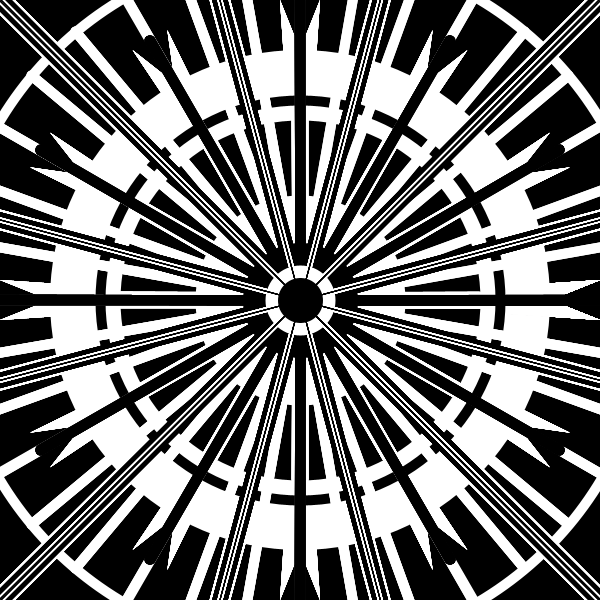
Frame 1 (no input)
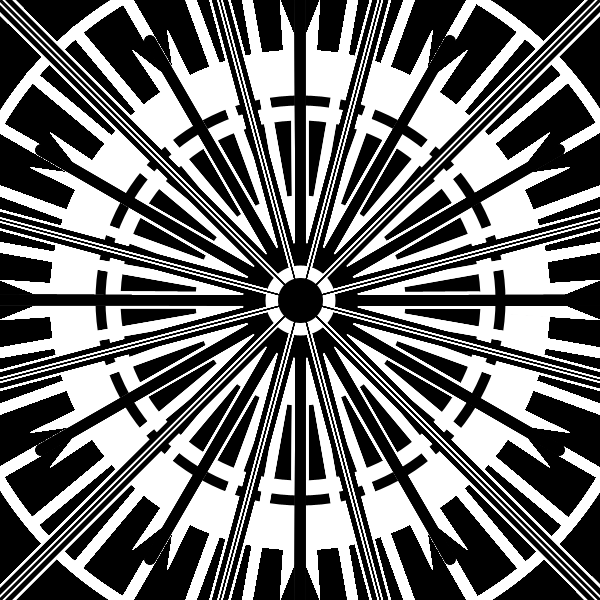
Frame 60 (the mouse pressed at the canvas centre just before this capture)
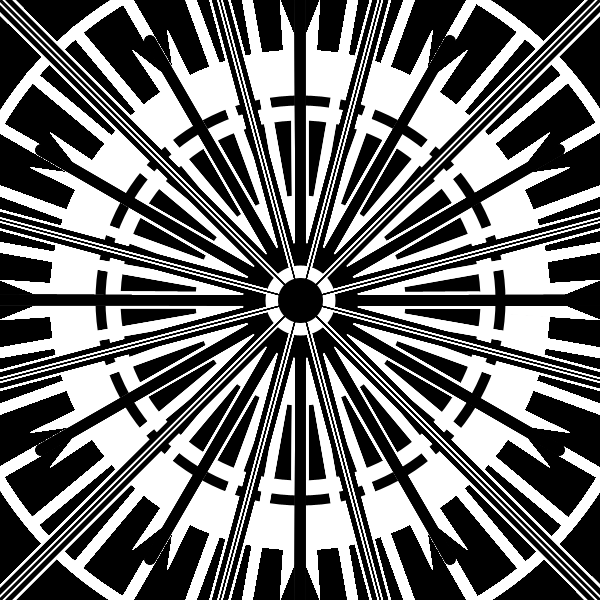
Frame 120 (the mouse held since frame 60 and released just before this capture)

The Processing sketch that drew these frames (run headless with seeded random() and noise(); from frame 60 on, the mouse is pressed at the canvas centre):

// Processing sketch: processing_21838
// ── processing_21838.pde

//D10
void setup() {
  size(600,600);
  background(0);
}

void draw() {
  translate(300,300);
  noStroke();
  fill(255);
  ellipse(0,0,500,500);
  fill(121,118,216);
  triangle(0,0,250,0,300,20);
  for(int i=0; i<100; i++) {
    pushMatrix();
    noStroke();
    fill(255);
    triangle(0,0,250,0,300,20);
    triangle(0,0,250,0,300,-20);
    line(0,0,300,300);
    rotate(radians(30*i));
    triangle(0,0,250,0,300,20);
    triangle(0,0,250,0,300,-20);
    popMatrix();
  }
  for(int i=0; i<100; i++) {
    pushMatrix();
    stroke(255);
    strokeWeight(20);
    line(0,0,300,300);
    rotate(radians(30*i));
    line(0,0,300,300);
    popMatrix();
  }
  stroke(0);
  strokeWeight(10);
  ellipse(0,0,400,400);
  fill(0);
  ellipse(0,0,350,350);
  
  for(int i=0; i<100; i++) {
    pushMatrix();
    stroke(255);
    strokeWeight(16);
    line(0,0,179,0);
    rotate(radians(30*i));
    line(0,0,179,0);
    popMatrix();
  }
  stroke(255);
  strokeWeight(10);
  fill(0,0);
  ellipse(0,0,700,700);
  
  for(int i=0; i<100; i++) {
    pushMatrix();
    stroke(255);
    strokeWeight(10);
    line(0,0,350,0);
    rotate(radians(10*i));
    line(0,0,350,0);
    popMatrix();
  }
  
  fill(255);
  ellipse(0,0,200,200);
  for(int i=0; i<100; i++) {
    pushMatrix();
    stroke(0);
    strokeWeight(15);
    line(0,0,300,300);
    rotate(radians(30*i));
    line(0,0,300,300);
    popMatrix();
  }
  fill(0);
  ellipse(0,0,100,100);
  for(int i=0; i<100; i++) {
    pushMatrix();
    stroke(0);
    strokeWeight(10);
    line(0,0,300,0);
    rotate(radians(30*i));
    line(0,0,300,0);
    popMatrix();
  }
  fill(255);
  ellipse(0,0,80,80);
  for(int i=0; i<100; i++) {
    pushMatrix();
    stroke(255);
    strokeWeight(5);
    line(0,0,300,300);
    rotate(radians(30*i));
    line(0,0,300,300);
    popMatrix();
  }
  fill(0);
  ellipse(0,0,50,50);
  for(int i=0; i<100; i++) {
    pushMatrix();
    stroke(0);
    strokeWeight(1);
    line(0,0,300,300);
    rotate(radians(30*i));
    line(0,0,300,300);
    popMatrix();
  }
  

}
